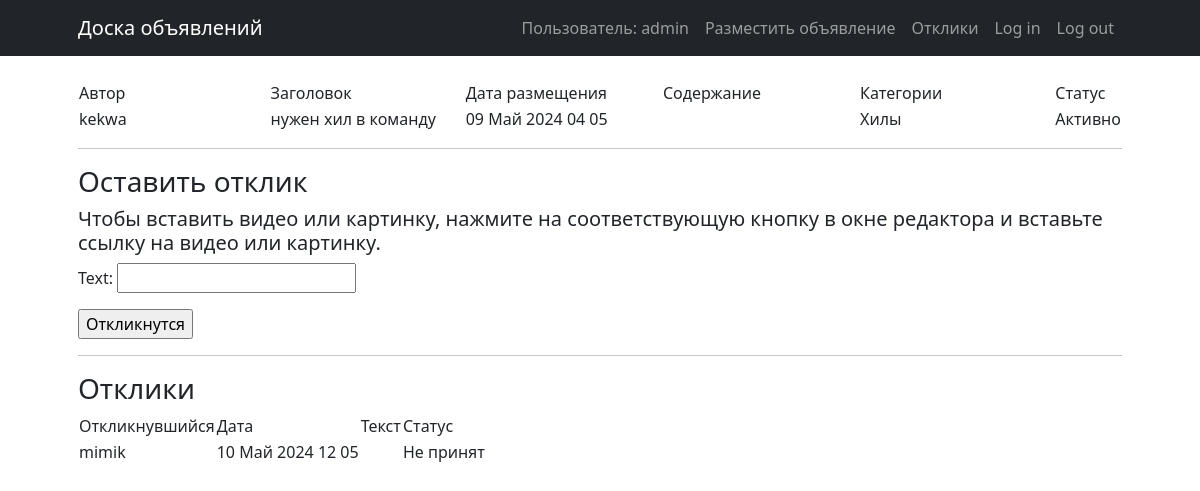
Screenshot of /4 (signed in) with the database file from the repository.
### MMORPG_board/subaccount_system/models.py (models this page shows)
class User(AbstractUser):
    send_news = models.BooleanField(default=False)
    authorized = models.BooleanField(default=False)

### MMORPG_board/board/models.py (models this page shows)
class Announcement(models.Model):
    CATEGORIES = [
        ('Танки', 'Танки'),
        ('Хилы', 'Хилы'),
        ('ДД', 'ДД'),
        ('Торговцы', 'Торговцы'),
        ('Гилдмастеры', 'Гилдмастеры'),
        ('Квестгиверы', 'Квестгиверы'),
        ('Кузнецы', 'Кузнецы'),
        ('Кожевники', 'Кожевники'),
        ('Зельевары', 'Зельевары'),
        ('Мастера заклинаний', 'Мастера заклинаний'),
    ]
    author = models.ForeignKey('subaccount_system.User', on_delete=models.CASCADE)
    title = models.CharField(max_length=120)
    text = tinymce_models.HTMLField()
    date_created = models.DateTimeField(auto_now_add=True)
    date_edit = models.DateTimeField(auto_now_add=True)
    category = models.CharField(max_length=30, choices=CATEGORIES)
    active = models.BooleanField(default=True)

class UserResponse(models.Model):
    responder = models.ForeignKey('subaccount_system.User', on_delete=models.CASCADE)
    announcement = models.ForeignKey(Announcement, on_delete=models.CASCADE)
    date_created = models.DateTimeField(auto_now_add=True)
    text = tinymce_models.HTMLField()
    accepted = models.BooleanField(default=False)
    rejected = models.BooleanField(default=False)

### MMORPG_board/board/views.py (the view, shortened to what this page needs)
# urls.py: path('<int:pk>', AnnouncementDetail.as_view(), name='announcement'),
class AnnouncementDetail(DetailView, FormView):
    model = Announcement
    template_name = 'board_app/announcement.html'
    context_object_name = 'announcement'
    form_class = ResponseForm
    success_url = '.'
    def get_context_data(self, **kwargs):
        context = super().get_context_data(**kwargs)
        context['responses'] = UserResponse.objects.filter(announcement=context['announcement']).all().order_by('-date_created')
        return context

### MMORPG_board/board/forms.py
class ResponseForm(forms.Form):
	text = forms.CharField(widget=TinyMCE(attrs={'cols': 80, 'rows': 30}))

### MMORPG_board/templates/board_app/announcement.html (shortened to what this page needs)
{% extends 'default.html' %}
{% load static %}
{% block content %}
<table>
    <colgroup>
        <col width="20%">
        <col width="20%">
        <col width="20%">
        <col width="20%">
        <col width="20%">
    </colgroup>
    <tr>
        <td>Автор</td>
        <td>Заголовок</td>
        <td>Дата размещения</td>
        <td>Содержание</td>
        <td>Категории</td>
        <td>Статус</td>
    </tr>
    <tr>
        <td>{{ announcement.author }}</td>
        <td>{{ announcement.title }}</td>
        <td>{{ announcement.date_created|date:'d M Y h m' }}</td>
        <td>{{ announcement.text|safe }}</td>
        <td>{{ announcement.category }}</td>
        {% if announcement.active %}
            <td>Активно</td>
        {% else %}
            <td>Неактивно</td>
        {% endif %}
    </tr>
</table>
<hr>
{% if user.is_authenticated %}
    <h3>Оставить отклик</h3>
    <h5>
        Чтобы вставить видео или картинку, нажмите на соответствующую
        кнопку в окне редактора и вставьте ссылку на видео или картинку.
    </h5>
    <form method="post">
        {{ form.as_p }}
        <input type="submit" value="Откликнутся">
    </form>
    <hr>
{% endif %}
{% if responses %}
    <h3>Отклики</h3>
    <table>
        <tr>
            <td>Откликнувшийся</td>
            <td>Дата</td>
            <td>Текст</td>
            <td>Статус</td>
        </tr>
        {% for response in responses %}
            <tr>
                <td>{{ response.responder }}</td>
                <td>{{ response.date_created|date:'d M Y H m' }}</td>
                <td>{{ response.text|safe }}</td>
                {% if response.accepted %}
                    <td>Принят</td>
                {% else %}
                    <td>Не принят</td>
                {% endif %}
            </tr>
        {% endfor %}
    </table>
{% else %}
    <h3>Откликов нет</h3>
{% endif %}
{% endblock content %}

### MMORPG_board/templates/default.html (shortened to what this page needs)
<!DOCTYPE html>
<html lang="ru">
    <head>
        {% load static %}
        <link href="{% static 'css/styles.css' %}" rel="stylesheet" />
    </head>
    <body>
        <nav class="navbar navbar-expand-lg navbar-dark bg-dark">
            <div class="container px-lg-5">
                <a class="navbar-brand" href="{% url 'board' %}">Доска объявлений</a>
                <div class="collapse navbar-collapse" id="navbarSupportedContent">
                    <ul class="navbar-nav ms-auto mb-2 mb-lg-0">
                        {% if user.username %}
                            <li>
                                <span class="nav-link">Пользователь: {{ user.username }}</span>
                            </li>
                        {% endif %}
                        {% if perms.board.add_announcement %}
                            <li class="nav-item active">
                               <a class="nav-link" href="{% url 'create_announcement' %}">Разместить объявление</a>
                            </li>
                        {% endif %}
                        {% if perms.board.view_userresponse %}
                            <li class="nav-item active">
                               <a class="nav-link" href="{% url 'responses' %}">Отклики</a>
                            </li>
                        {% endif %}
                        <li>
                           <a class="nav-link" href="{% url 'account_login' %}">Log in</a>
                        </li>
                        <li>
                           <a class="nav-link" href="{% url 'account_logout' %}">Log out</a>
                        </li>
                    </ul>
                </div>
            </div>
        </nav>
        <section class="pt-4">
            <div class="container px-lg-5">
                {% block content %}{% endblock content %}
            </div>
        </section>
    </body>
</html>

### rows the page displays
User: username "admin"
Announcement: author "kekwa", title "нужен хил в команду", date_created "09 Май 2024 04 05", category "Хилы"
UserResponse: responder "mimik", date_created "10 Май 2024 12 05", accepted "Не принят"
